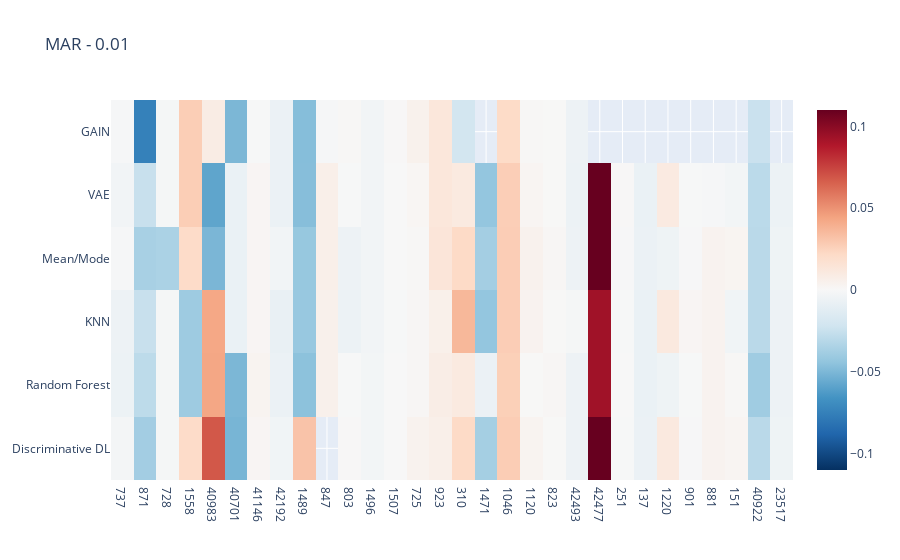
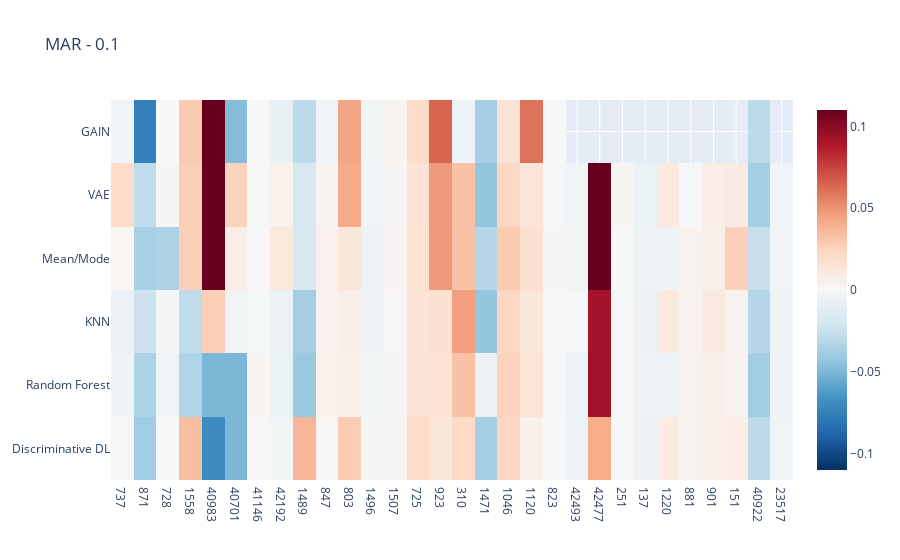
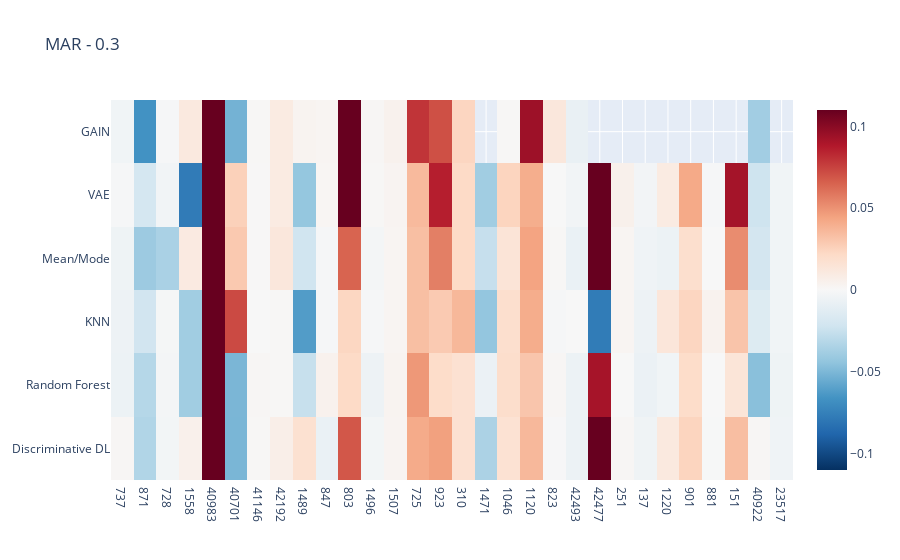
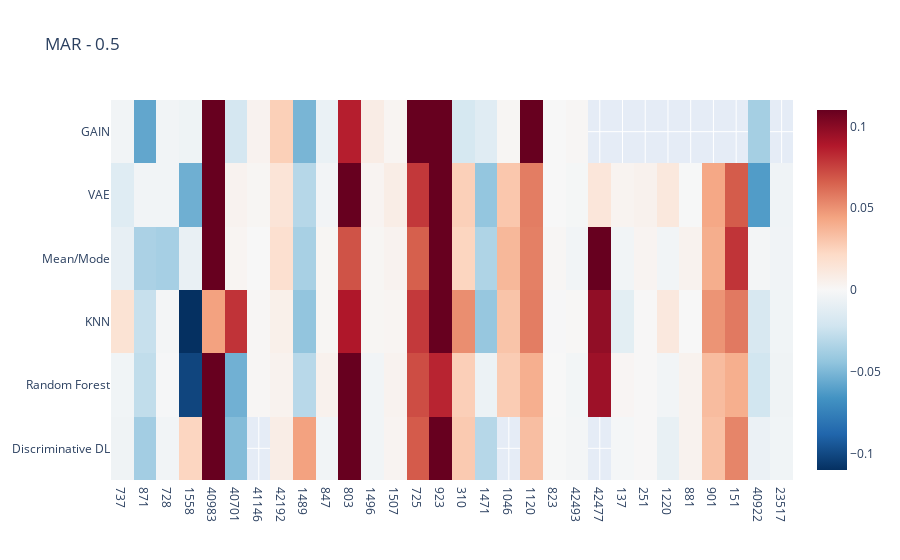

Notebook source saved alongside these figures, in order:
### Code cell
# Heatmap with differences per Dataconstellation Baseline to full, perturbed dataset
data_heat = data.copy()
data_heat = data_heat.astype({"Task":"string"})
data_constellations = ['MAR - 0.01', 'MAR - 0.1', 'MAR - 0.3', 'MAR - 0.5', 'MCAR - 0.01', 'MCAR - 0.1', 'MCAR - 0.3', 'MCAR - 0.5', 'MNAR - 0.01', 'MNAR - 0.1', 'MNAR - 0.3', 'MNAR - 0.5']

for i in data_constellations:
    data_constel = data_heat.loc[data_heat['Data_Constellation'] == i]

    ### uncomment whatever you want to investigate

    ## sort by amount datapoints (ascending)
    data_constel = data_constel.sort_values(by=['NumberOfInstances'])

    ## sort by amount of features (ascending)
    #data_constel = data_constel.sort_values(by=['NumberOfFeatures'])

    ## sort by amount of datapoints and features (ascending)
    #data_constel = data_constel.sort_values(by=['NumberOfInstances', 'NumberOfFeatures'])

    ## sort by amount of categorical features and datapoints (ascending)
    #data_constel = data_constel.sort_values(by=['NumberOfCategoricalFeatures', 'NumberOfInstances'])

    ## sort by amount of numerical features and datapoints (ascending)
    #data_constel = data_constel.sort_values(by=['NumberOfNumericFeatures', 'NumberOfInstances'])
    
    Dataset_number = data_constel["Task"]
    Imputation_Method = data_constel["Imputation_Method"]
    Improvement = data_constel["Performance Difference Baseline to Imputed"]
    

    trace = go.Heatmap(
                   z=Improvement,
                   x=Dataset_number,
                   y=Imputation_Method,
                   type = 'heatmap',
                    autocolorscale= False,
                    colorscale = 'RdBu_r',
                    zmid=0,
                    zmin=(-0.11),
                    zmax=0.11,
                    #hoverinfo='text',
                    #text=hovertext
                    )
    data = [trace]
    fig = go.Figure(data=data)
    fig.update_layout(
        title=i,
        xaxis_nticks=36)
    fig.show()
    fig.write_image("binary_heatmap_f1_score_improvement_Baseline_to_Imputed%s.pdf" %i)
    # Positive value indicates, that Baseline is better than full, corrupted dataset score

### Figure 1 — Plotly figure (JSON) as saved in the notebook; plotly's stock layout.template omitted (floating-point values rounded to 4 significant figures; data arrays with more than 128 entries replaced by an {"elided": "..."} marker saying what was removed)
{"data": [{"autocolorscale": false, "colorscale": [[0, "rgb(5,48,97)"], [0.1, "rgb(33,102,172)"], [0.2, "rgb(67,147,195)"], [0.3, "rgb(146,197,222)"], [0.4, "rgb(209,229,240)"], [0.5, "rgb(247,247,247)"], [0.6, "rgb(253,219,199)"], [0.7, "rgb(244,165,130)"], [0.8, "rgb(214,96,77)"], [0.9, "rgb(178,24,43)"], [1, "rgb(103,0,31)"]], "type": "heatmap", "x": {"elided": "170 str values"}, "y": {"elided": "170 str values"}, "z": {"elided": "170 float values"}, "zmax": 0.11, "zmid": 0, "zmin": -0.11}], "layout": {"title": {"text": "MAR - 0.01"}, "xaxis": {"nticks": 36}}}

### Figure 2 — Plotly figure (JSON) as saved in the notebook; plotly's stock layout.template omitted (floating-point values rounded to 4 significant figures; data arrays with more than 128 entries replaced by an {"elided": "..."} marker saying what was removed)
{"data": [{"autocolorscale": false, "colorscale": [[0, "rgb(5,48,97)"], [0.1, "rgb(33,102,172)"], [0.2, "rgb(67,147,195)"], [0.3, "rgb(146,197,222)"], [0.4, "rgb(209,229,240)"], [0.5, "rgb(247,247,247)"], [0.6, "rgb(253,219,199)"], [0.7, "rgb(244,165,130)"], [0.8, "rgb(214,96,77)"], [0.9, "rgb(178,24,43)"], [1, "rgb(103,0,31)"]], "type": "heatmap", "x": {"elided": "171 str values"}, "y": {"elided": "171 str values"}, "z": {"elided": "171 float values"}, "zmax": 0.11, "zmid": 0, "zmin": -0.11}], "layout": {"title": {"text": "MAR - 0.1"}, "xaxis": {"nticks": 36}}}

### Figure 3 — Plotly figure (JSON) as saved in the notebook; plotly's stock layout.template omitted (floating-point values rounded to 4 significant figures; data arrays with more than 128 entries replaced by an {"elided": "..."} marker saying what was removed)
{"data": [{"autocolorscale": false, "colorscale": [[0, "rgb(5,48,97)"], [0.1, "rgb(33,102,172)"], [0.2, "rgb(67,147,195)"], [0.3, "rgb(146,197,222)"], [0.4, "rgb(209,229,240)"], [0.5, "rgb(247,247,247)"], [0.6, "rgb(253,219,199)"], [0.7, "rgb(244,165,130)"], [0.8, "rgb(214,96,77)"], [0.9, "rgb(178,24,43)"], [1, "rgb(103,0,31)"]], "type": "heatmap", "x": {"elided": "171 str values"}, "y": {"elided": "171 str values"}, "z": {"elided": "171 float values"}, "zmax": 0.11, "zmid": 0, "zmin": -0.11}], "layout": {"title": {"text": "MAR - 0.3"}, "xaxis": {"nticks": 36}}}

### Figure 4 — Plotly figure (JSON) as saved in the notebook; plotly's stock layout.template omitted (floating-point values rounded to 4 significant figures; data arrays with more than 128 entries replaced by an {"elided": "..."} marker saying what was removed)
{"data": [{"autocolorscale": false, "colorscale": [[0, "rgb(5,48,97)"], [0.1, "rgb(33,102,172)"], [0.2, "rgb(67,147,195)"], [0.3, "rgb(146,197,222)"], [0.4, "rgb(209,229,240)"], [0.5, "rgb(247,247,247)"], [0.6, "rgb(253,219,199)"], [0.7, "rgb(244,165,130)"], [0.8, "rgb(214,96,77)"], [0.9, "rgb(178,24,43)"], [1, "rgb(103,0,31)"]], "type": "heatmap", "x": {"elided": "169 str values"}, "y": {"elided": "169 str values"}, "z": {"elided": "169 float values"}, "zmax": 0.11, "zmid": 0, "zmin": -0.11}], "layout": {"title": {"text": "MAR - 0.5"}, "xaxis": {"nticks": 36}}}
